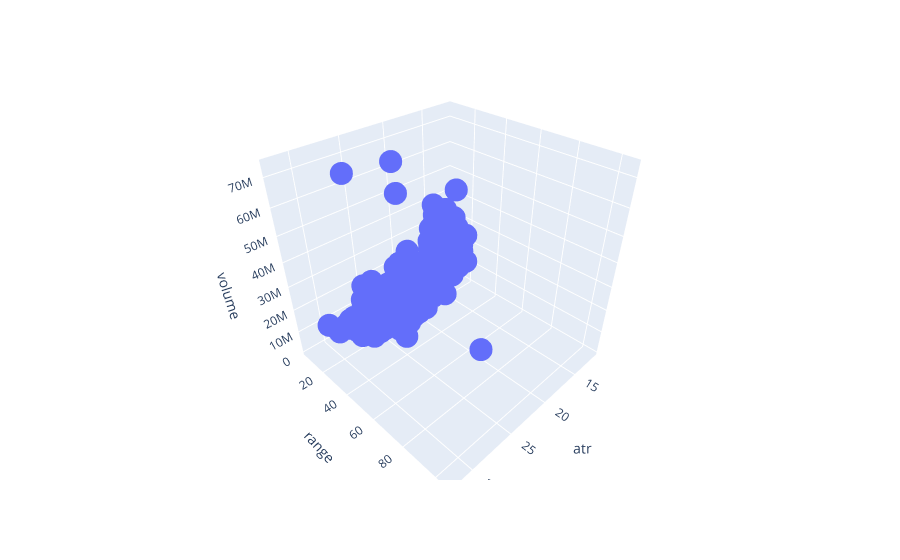

Notebook code cell kept with this figure:
### Code cell
px.scatter_3d(data,x='atr',y='range',z='volume')

### Figure 1 — Plotly figure (JSON) as saved in the notebook; plotly's stock layout.template omitted (floating-point values rounded to 4 significant figures; data arrays with more than 128 entries replaced by an {"elided": "..."} marker saying what was removed)
{"data": [{"hovertemplate": "atr=%{x}<br>range=%{y}<br>volume=%{z}<extra></extra>", "legendgroup": "", "marker": {"color": "#636efa", "symbol": "circle"}, "mode": "markers", "name": "", "scene": "scene", "showlegend": false, "type": "scatter3d", "x": {"elided": "495 float values"}, "y": {"elided": "495 float values"}, "z": {"elided": "495 int values"}}], "layout": {"legend": {"tracegroupgap": 0}, "margin": {"t": 60}, "scene": {"domain": {"x": [0, 1], "y": [0, 1]}, "xaxis": {"title": {"text": "atr"}}, "yaxis": {"title": {"text": "range"}}, "zaxis": {"title": {"text": "volume"}}}}}
